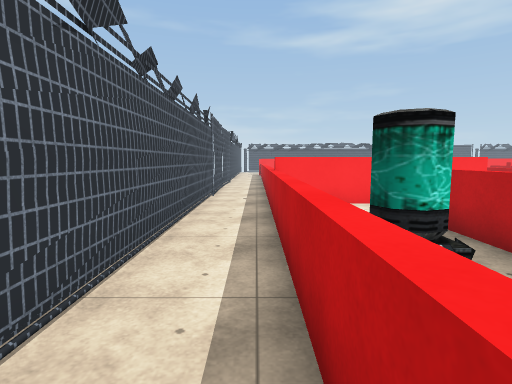
view 1 (above)

24 first-person views from a walk through a 3-D level made in the Unity game engine. The camera is 1.4 m above the floor, tilts 6° down and sees 80° across. The floor is counted in squares, 1 m on a side. Each view is taken from the middle of a square. On the plan, view 1 faces up. The plan holds only what a view shows up to about 14 squares ahead; the rest is blank. The player character is not drawn. Some surface patterns are stand-ins.

view 2
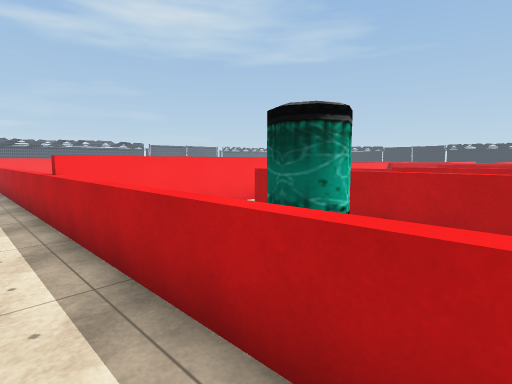

view 3
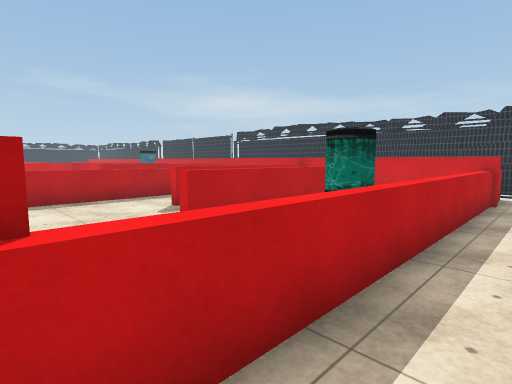

view 4
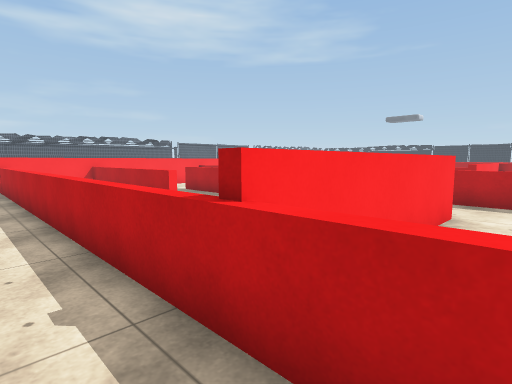

view 5
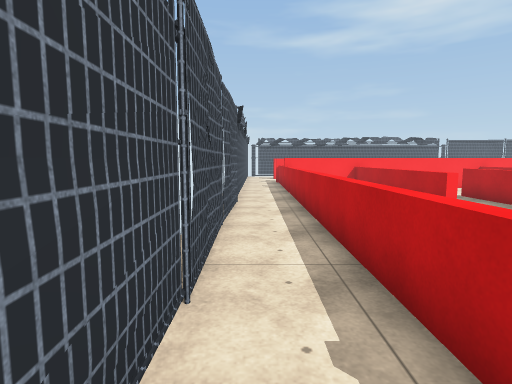

view 6
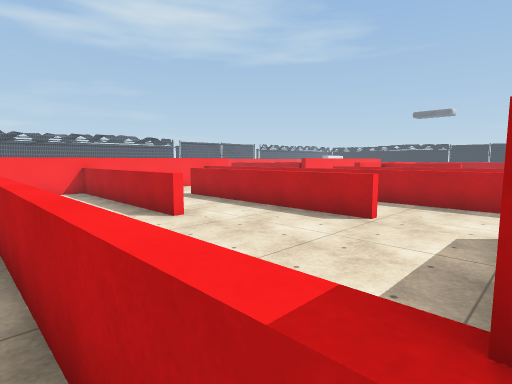

view 7
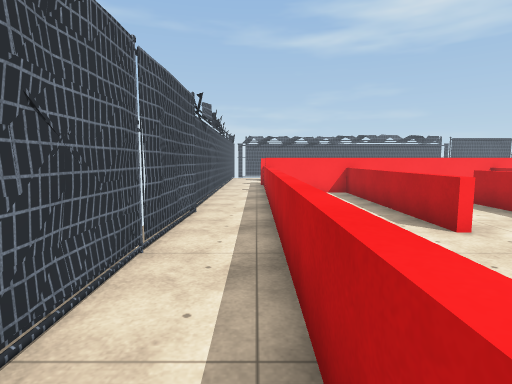

view 8
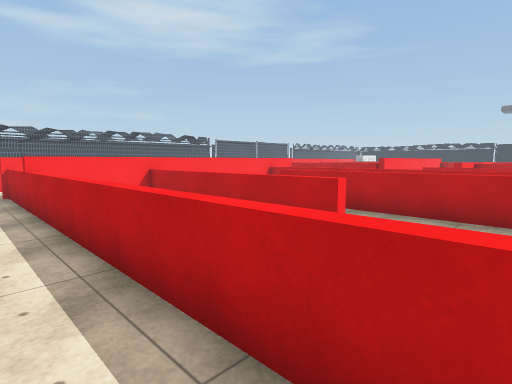

view 9
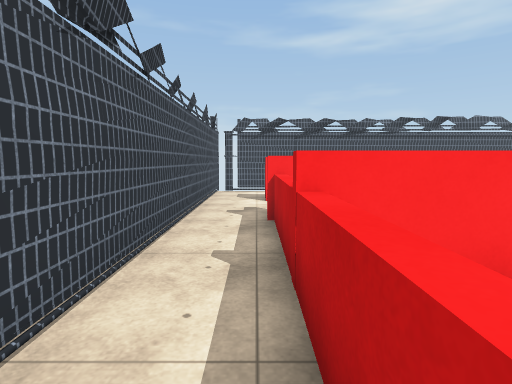

view 10
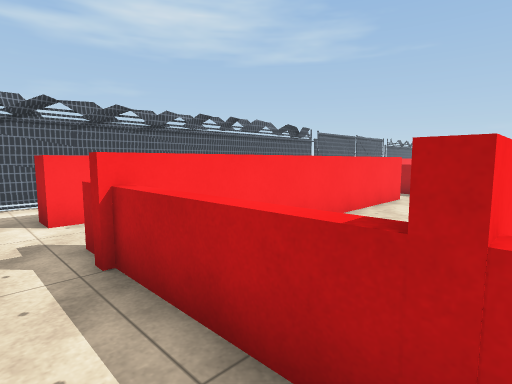

view 11
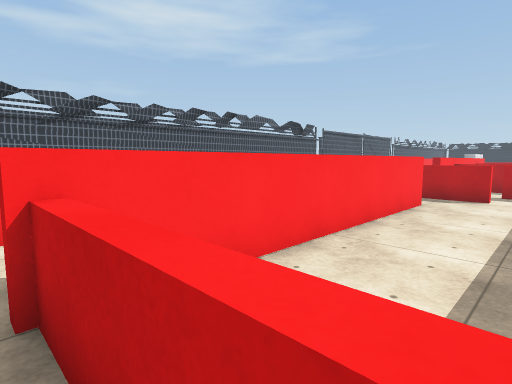

view 12
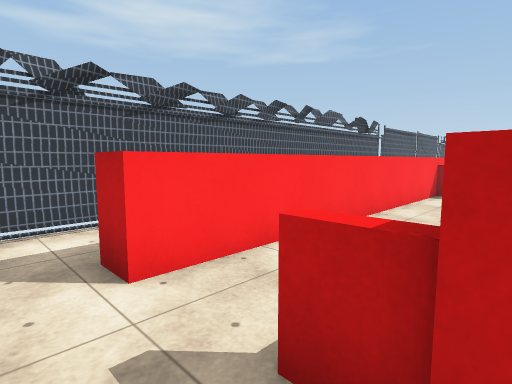

view 13
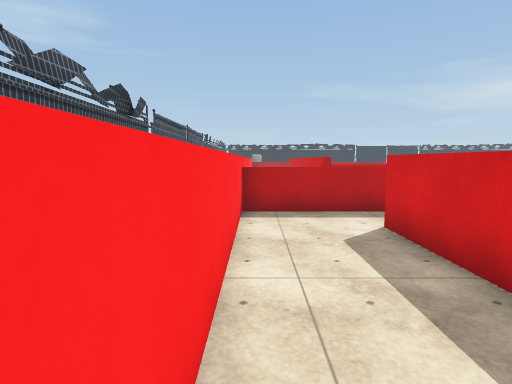

view 14
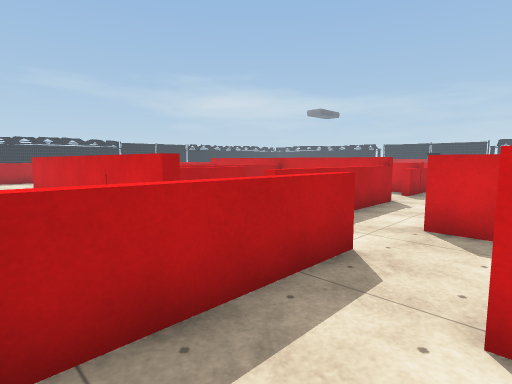

view 15
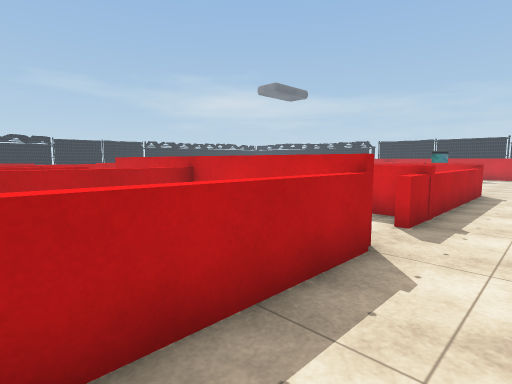

view 16
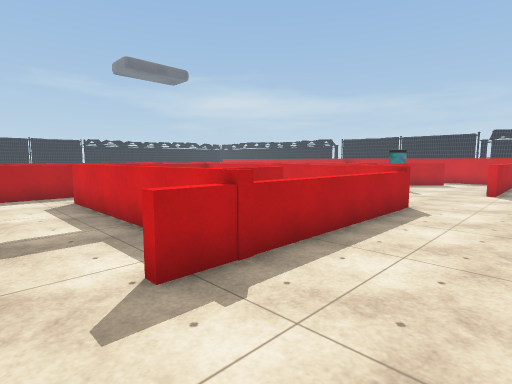

view 17
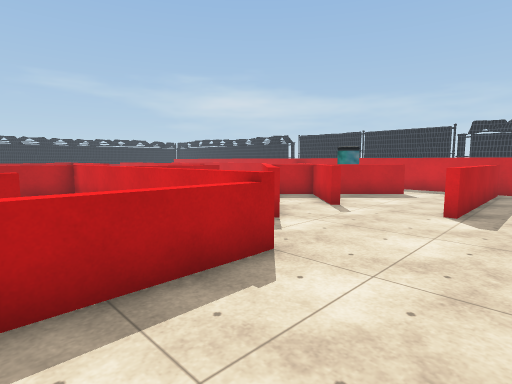

view 18
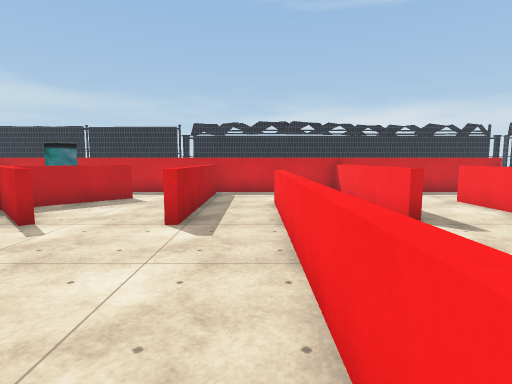

view 19
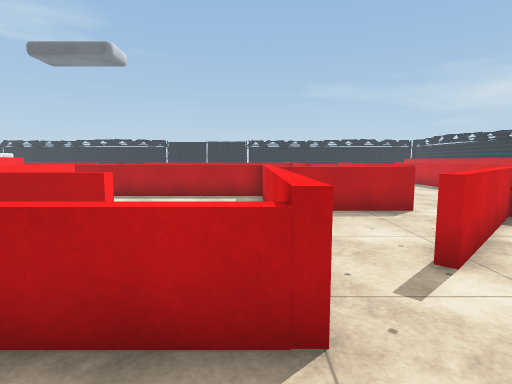

view 20
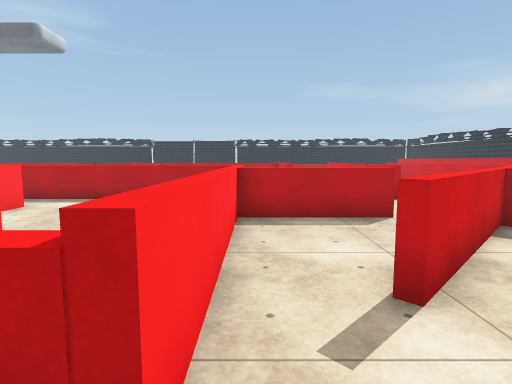

view 21
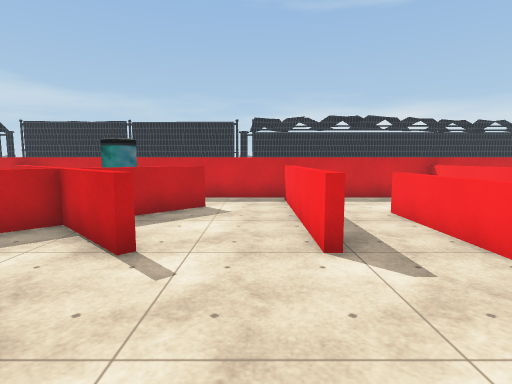

view 22
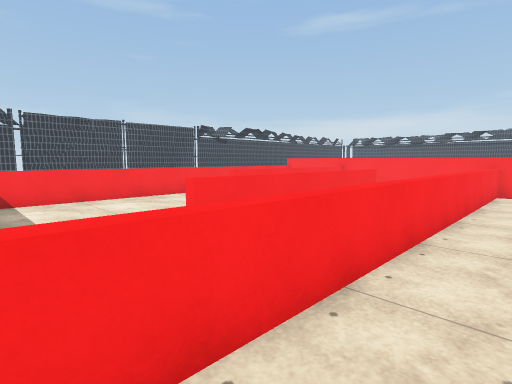

view 23
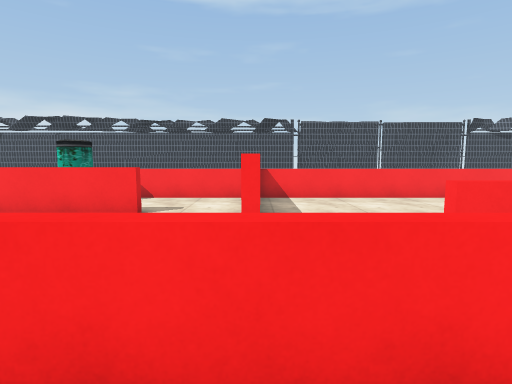

view 24
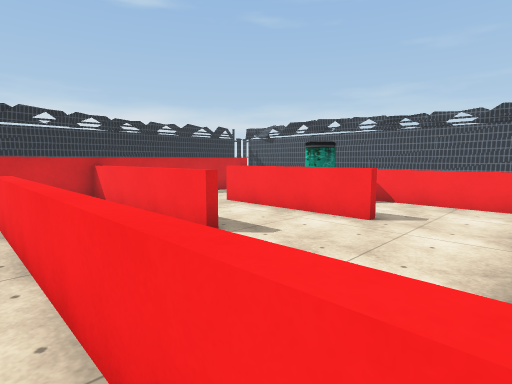

### Floor plan
Key: @ floor where view 1 was taken; # wall or solid block; x gap in a wall; . floor; = window, fence, low wall or low ledge; ^ raised ledge; B battery.
Columns run from 2 left of view 1 to 29 right of it. Each row starts with its distance up from view 1.
 35 #x#############
 34 x...
 33 #...
 32 #..^^^^^^^^^^^ ^
 31 #...... ......=.
 30 #....   ......=.
 29 #..#    ......=. ##########
 28 #..##########.=    =
 27 #..= .........=....=
 26 #..= ...........=  =
 25 #..= ....    ...=    =
 24 #..###########..=    = =  =
 23 #..= .=     =...=    = =  =#
 22 #..= .=     =...=    =     =
 21 #..= .=     =...=    =
 20 #..= .= .=  =...###########
 19 #..= .= .=  =.............=
 18 #..= .=..=  =...=.........=   #=
 17 #..= .#..=  =...========#.=   =
 16 #..=.....=  =...=  =  ....=
 15 #..=.....=  =...=  = .....=
 14 #..=.....= .=...=  = .. ..==
 13 #..=........=...=       ..=
 12 #..=........=...=       ..=
 11 #..=........=...===========
 10 #..#######..=.........=
  9 #..=........=.........=
  8 #..=........=.....=#..=
  7 #..=........=......=#.=
  6 #..=..=.....=.......=#...
  5 #..=B.=..#..=..=..#####...#===
  4 #..=BB=..= .=..=...##### ...
  3 #..=  =..=  =..=...x=#
  2 #..=  =. =  #..=..#=.##
  1 # .=  .. =  ...=..= BB##  ====
  0 # @= ..  =  ...=... B  ##
 -1 # =########################
 -2   .=
 -3   .=
 -4   ##############xx########xx

Positions as (right, up) in squares from view 1, and headings:
1: (0, 0), facing up
2: (-1, 2), facing up-right
3: (-1, 10), facing down-right
4: (-1, 8), facing up-right
5: (-1, 9), facing up
6: (0, 10), facing up-right
7: (0, 11), facing up
8: (-1, 14), facing up-right
9: (0, 21), facing up
10: (-1, 24), facing up-right
11: (0, 25), facing up-right
12: (-1, 28), facing up-right
13: (4, 31), facing right
14: (10, 31), facing down-right
15: (12, 25), facing down-right
16: (11, 20), facing down-right
17: (11, 14), facing down-right
18: (11, 12), facing down
19: (12, 11), facing right
20: (13, 10), facing right
21: (14, 10), facing down
22: (12, 10), facing up-left
23: (12, 10), facing left
24: (11, 10), facing down-left
